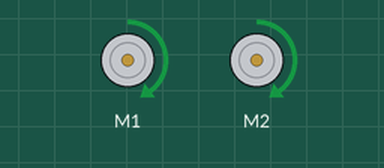
Simulated run of this sketch. Board: Arduino Uno, built with avr-gcc and run on an emulated ATmega328P. On the bench: 2 × DC motor (green arrow = forward, orange = backward, longer = faster). What the sketch prints to the serial monitor is not drawn.

Above: at 0.1 s.
Timing chart, 0 to 1.6 s (numbered marks = the images above):
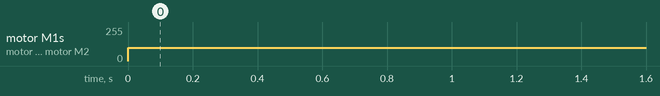

The sketch:

motortest.ino
```cpp
#include <Wire.h>
#include <Adafruit_MotorShield.h>
#include "utility/Adafruit_MS_PWMServoDriver.h"

Adafruit_MotorShield AFMS = Adafruit_MotorShield();
Adafruit_DCMotor *motorL = AFMS.getMotor(1);
Adafruit_DCMotor *motorR = AFMS.getMotor(2);

void setup() {

  AFMS.begin();
  // put your setup code here, to run once:
  motorL->setSpeed(100);
  motorR->setSpeed(100);
  motorL->run(RELEASE);
  motorR->run(RELEASE);

  long baudRate = 9600;   // NOTE1: The baudRate for sending & receiving programs must match
  Serial.begin(baudRate); // NOTE2: Set the baudRate to 115200 for faster communication
  Serial.setTimeout(1);

}

void loop() {
  // put your main code here, to run repeatedly:
  motorL->run(FORWARD);
  motorR->run(FORWARD);
  Serial.println("hi");
}
```

Measured:
- by itself, motor M1, motor M2: stopped → forward 100/255 at 0.00 s
